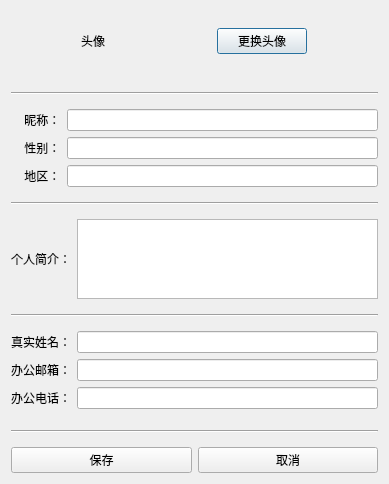
<?xml version="1.0" encoding="UTF-8"?>
<ui version="4.0">
 <class>personinfodialog</class>
 <widget class="QDialog" name="personinfodialog">
  <property name="geometry">
   <rect>
    <x>0</x>
    <y>0</y>
    <width>389</width>
    <height>484</height>
   </rect>
  </property>
  <property name="minimumSize">
   <size>
    <width>389</width>
    <height>484</height>
   </size>
  </property>
  <property name="maximumSize">
   <size>
    <width>389</width>
    <height>484</height>
   </size>
  </property>
  <property name="windowTitle">
   <string>Dialog</string>
  </property>
  <layout class="QVBoxLayout" name="verticalLayout_2">
   <item>
    <layout class="QVBoxLayout" name="verticalLayout">
     <item>
      <layout class="QHBoxLayout" name="horizontalLayout">
       <item>
        <widget class="QLabel" name="labelPhoto">
         <property name="minimumSize">
          <size>
           <width>60</width>
           <height>60</height>
          </size>
         </property>
         <property name="maximumSize">
          <size>
           <width>60</width>
           <height>60</height>
          </size>
         </property>
         <property name="text">
          <string>头像</string>
         </property>
        </widget>
       </item>
       <item>
        <widget class="QPushButton" name="pushButtonPhoto">
         <property name="minimumSize">
          <size>
           <width>90</width>
           <height>0</height>
          </size>
         </property>
         <property name="maximumSize">
          <size>
           <width>90</width>
           <height>16777215</height>
          </size>
         </property>
         <property name="styleSheet">
          <string notr="true"/>
         </property>
         <property name="text">
          <string>更换头像</string>
         </property>
        </widget>
       </item>
      </layout>
     </item>
     <item>
      <widget class="Line" name="line_4">
       <property name="orientation">
        <enum>Qt::Vertical</enum>
       </property>
      </widget>
     </item>
     <item>
      <widget class="Line" name="lineFirst">
       <property name="minimumSize">
        <size>
         <width>0</width>
         <height>20</height>
        </size>
       </property>
       <property name="orientation">
        <enum>Qt::Horizontal</enum>
       </property>
      </widget>
     </item>
     <item>
      <layout class="QHBoxLayout" name="horizontalLayout_3">
       <item>
        <widget class="QLabel" name="label">
         <property name="text">
          <string>    昵称：</string>
         </property>
        </widget>
       </item>
       <item>
        <widget class="QLineEdit" name="lineEditName"/>
       </item>
      </layout>
     </item>
     <item>
      <layout class="QHBoxLayout" name="horizontalLayout_4">
       <item>
        <widget class="QLabel" name="label_2">
         <property name="text">
          <string>    性别：</string>
         </property>
        </widget>
       </item>
       <item>
        <widget class="QLineEdit" name="lineEditSex"/>
       </item>
      </layout>
     </item>
     <item>
      <layout class="QHBoxLayout" name="horizontalLayout_5">
       <item>
        <widget class="QLabel" name="label_3">
         <property name="text">
          <string>    地区：</string>
         </property>
        </widget>
       </item>
       <item>
        <widget class="QLineEdit" name="lineEditAddress"/>
       </item>
      </layout>
     </item>
     <item>
      <widget class="Line" name="lineSecond">
       <property name="minimumSize">
        <size>
         <width>0</width>
         <height>20</height>
        </size>
       </property>
       <property name="orientation">
        <enum>Qt::Horizontal</enum>
       </property>
      </widget>
     </item>
     <item>
      <layout class="QHBoxLayout" name="horizontalLayout_6">
       <item>
        <widget class="QLabel" name="label_4">
         <property name="text">
          <string>个人简介：</string>
         </property>
        </widget>
       </item>
       <item>
        <widget class="QTextEdit" name="textEditPersonInfo"/>
       </item>
      </layout>
     </item>
     <item>
      <widget class="Line" name="lineThird">
       <property name="minimumSize">
        <size>
         <width>0</width>
         <height>20</height>
        </size>
       </property>
       <property name="orientation">
        <enum>Qt::Horizontal</enum>
       </property>
      </widget>
     </item>
     <item>
      <layout class="QHBoxLayout" name="horizontalLayout_7">
       <item>
        <widget class="QLabel" name="label_5">
         <property name="text">
          <string>真实姓名：</string>
         </property>
        </widget>
       </item>
       <item>
        <widget class="QLineEdit" name="lineEditRealName"/>
       </item>
      </layout>
     </item>
     <item>
      <layout class="QHBoxLayout" name="horizontalLayout_8">
       <item>
        <widget class="QLabel" name="label_6">
         <property name="text">
          <string>办公邮箱：</string>
         </property>
        </widget>
       </item>
       <item>
        <widget class="QLineEdit" name="lineEditEmail"/>
       </item>
      </layout>
     </item>
     <item>
      <layout class="QHBoxLayout" name="horizontalLayout_9">
       <item>
        <widget class="QLabel" name="label_7">
         <property name="text">
          <string>办公电话：</string>
         </property>
        </widget>
       </item>
       <item>
        <widget class="QLineEdit" name="lineEditPhone"/>
       </item>
      </layout>
     </item>
     <item>
      <widget class="Line" name="line">
       <property name="orientation">
        <enum>Qt::Vertical</enum>
       </property>
      </widget>
     </item>
     <item>
      <widget class="Line" name="lineFourth">
       <property name="minimumSize">
        <size>
         <width>0</width>
         <height>20</height>
        </size>
       </property>
       <property name="orientation">
        <enum>Qt::Horizontal</enum>
       </property>
      </widget>
     </item>
     <item>
      <layout class="QHBoxLayout" name="horizontalLayout_2">
       <item>
        <widget class="QPushButton" name="pushButtonSave">
         <property name="text">
          <string>保存</string>
         </property>
        </widget>
       </item>
       <item>
        <widget class="QPushButton" name="pushButtonCancel">
         <property name="text">
          <string>取消</string>
         </property>
        </widget>
       </item>
      </layout>
     </item>
    </layout>
   </item>
  </layout>
 </widget>
 <resources/>
 <connections/>
</ui>
